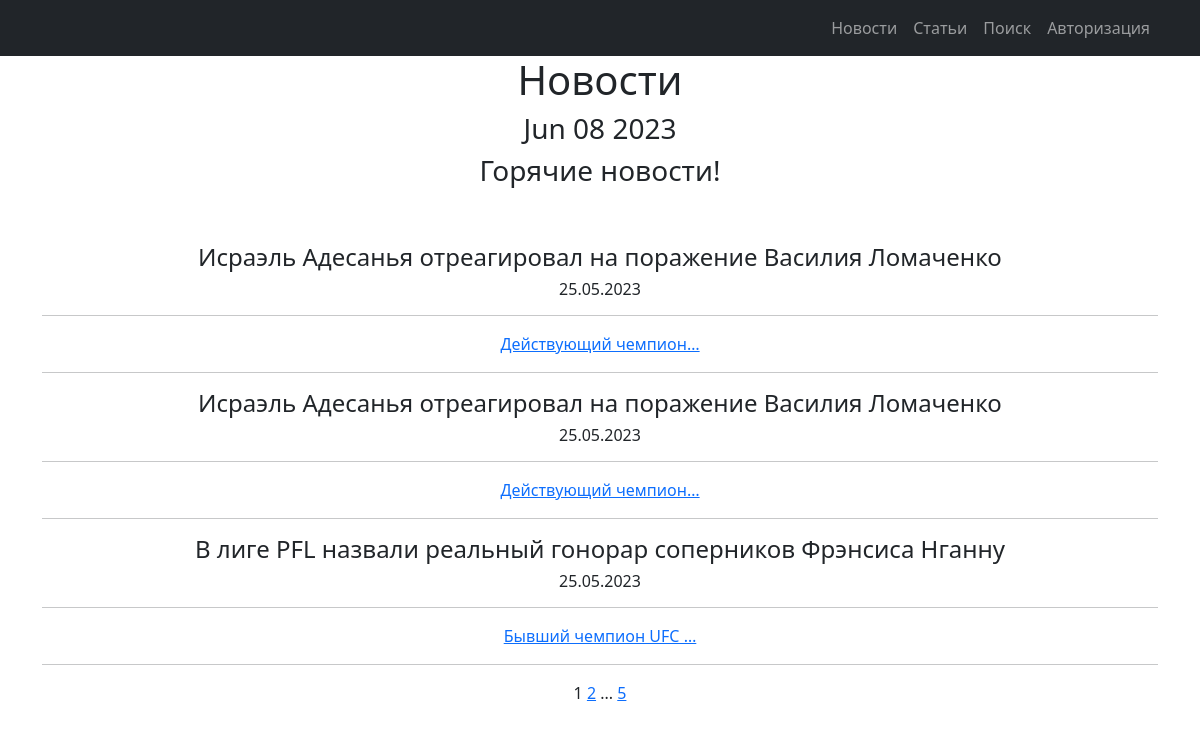
/newsline/news/, run on the app's committed database.
### News/models.py (models this page shows, shortened)
class Post(models.Model):
    post_author = models.ForeignKey(Author, on_delete=models.CASCADE)
    NEWS = 'NW'
    POST = 'PO'
    CATEGORY_POST = ((NEWS, 'Новость'), (POST, 'Статья'))
    category = models.CharField(max_length=2, choices=CATEGORY_POST, default=POST)
    time_in = models.DateTimeField(auto_now_add=True)
    post_cat = models.ManyToManyField(Category, through='PostCategory')
    title = models.CharField(max_length=128)
    text = models.TextField()
    rating = models.IntegerField(default=0)

### News/views.py (the view)
# urls.py: path('news/', NewsList.as_view(), name='news_list',),
class NewsList(ListView):
    model = Post
    ordering = '-time_in'
    template_name = 'News.html'
    context_object_name = 'post'
    queryset = Post.objects.filter(category="NW")
    paginate_by = 3
    def get_queryset(self):
        queryset = super().get_queryset()
        self.filterset = PostSearch(self.request.GET, queryset)
        return self.filterset.qs
    def get_context_data(self, **kwargs):
        context = super().get_context_data(**kwargs)
        context['time_now'] = datetime.utcnow()
        context['new_news'] = None
        context['filterset'] = self.filterset
        return context

### News/templatetags/custom_tags.py (called while the page is built)
@register.simple_tag()
def current_time(format_string='%b %d %Y'):
   return datetime.utcnow().strftime(format_string)

### templates/News.html (shortened to what this page needs)
{% extends 'flatpages/default.html' %}
{% load custom_filters %}!
{% load custom_tags %}
{% block content %}
   <h1>Новости</h1>
   <h3>{% current_time '%b %d %Y' %}</h3>
   <h3> {{ new_news|default_if_none:"Горячие новости!" }} </h3>
    <br>
    <br>
    {% if post %}
           {% for post in post %}
               <h4> {{ post.title }} </h4>
               <h6>{{ post.time_in|date:"d.m.Y" }}</h6>
               <hr><a href="{{ post.id }}">{{ post.text|truncatechars:20 }}</a><hr>
           {% endfor %}
    {% else %}
       <h2>Новостей нет!</h2>
    {% endif %}
   {{ page_obj.number }}
   {% if page_obj.has_next %}
       <a href="?page={{ page_obj.next_page_number }}">{{ page_obj.next_page_number }}</a>
       {% if paginator.num_pages != page_obj.next_page_number %}
           ...
           <a href="?page={{ page_obj.paginator.num_pages }}">{{ page_obj.paginator.num_pages }}</a>
       {% endif %}
   {% endif %}
{% endblock content %}

### data on the page
Post: title "Исраэль Адесанья отреагировал на поражение Василия Ломаченко", time_in "25.05.2023", text "Действующий чемпион…"
Post: title "Исраэль Адесанья отреагировал на поражение Василия Ломаченко", time_in "25.05.2023", text "Действующий чемпион…"
Post: title "В лиге PFL назвали реальный гонорар соперников Фрэнсиса Нганну", time_in "25.05.2023", text "Бывший чемпион UFC …"

### other printed values
{{ new_news|default_if_none:"Горячие новости!" }} "Горячие новости!"
{{ page_obj.number }} "1"
{{ page_obj.next_page_number }} "2"
{{ page_obj.paginator.num_pages }} "5"
